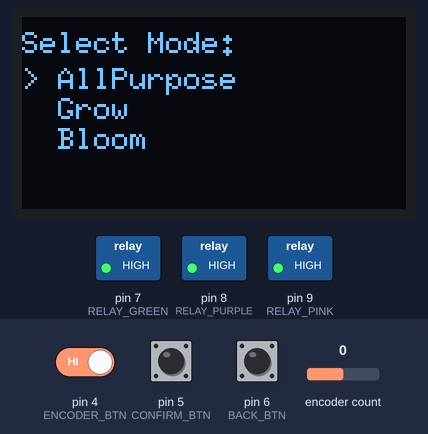
This sketch was run on a simulated Arduino Uno, built with avr-gcc and run on an emulated ATmega328P. On the bench: 128×64 one-colour display, switched loads named in the sketch (green lamp = pin HIGH). Inputs (shaded band) come from the test bench; at power-on: pin 4 (ENCODER_BTN) HIGH, pin 5 (CONFIRM_BTN) HIGH, pin 6 (BACK_BTN) HIGH, encoder count 0. What the sketch prints to the serial monitor is not drawn.

Above: at 1.5 s.
1.6 s: pin 4 (ENCODER_BTN) driven LOW
At 4.0 s:
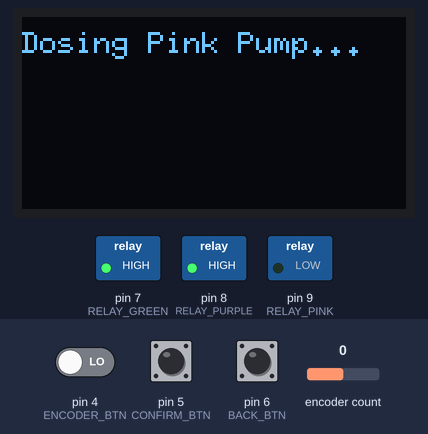
At 9.1 s:
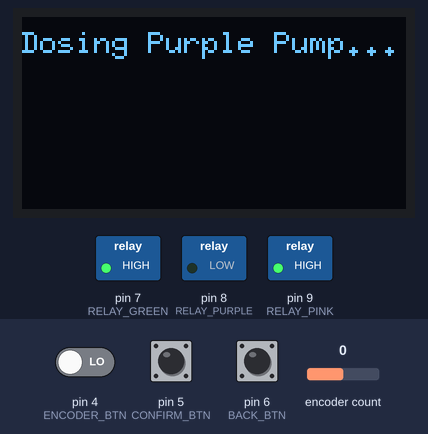
Timing chart, 0 to 18.6 s (numbered marks = the images above; inputs shaded):
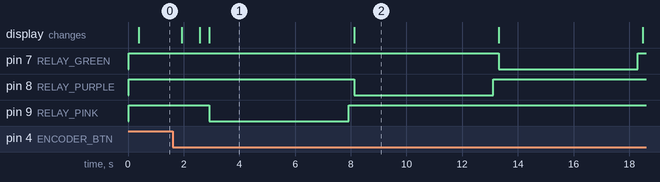

Measured:
- after the input at 1.6 s, pin 7 (RELAY_GREEN): HIGH → LOW after 11.7 s, → HIGH 5.0 s later; pin 8 (RELAY_PURPLE): HIGH → LOW after 6.5 s, → HIGH 5.0 s later; pin 9 (RELAY_PINK): HIGH → LOW after 1.3 s, → HIGH 5.0 s later; the display: first changes after 0.34 s (image 1 shows a later state)
- what the display in image 1 shows lasts 5.2 s, from 2.9 s to 8.1 s

The sketch:

PumpDoserThingy.ino
```cpp
#include <Wire.h>
#include <U8g2lib.h>
#include <Encoder.h>

// OLED I2C (SH1106)
U8G2_SH1106_128X64_NONAME_1_HW_I2C display(U8G2_R0, U8X8_PIN_NONE);

// Rotary encoder pins
Encoder encoder(2, 3);  // CLK = D2, DT = D3

#define ENCODER_BTN 4
#define CONFIRM_BTN 5
#define BACK_BTN 6

#define RELAY_PINK   9
#define RELAY_PURPLE 8
#define RELAY_GREEN  7

// Menu state
const char* modeItems[] = {"AllPurpose", "Grow", "Bloom"};
const int modeCount = sizeof(modeItems) / sizeof(modeItems[0]);
int modeIndex = 0;
int gallonAmount = 1;

enum ScreenState {
  MODE_SELECT,
  GALLON_SELECT,
  CONFIRM_SCREEN
};
ScreenState screenState = MODE_SELECT;

long lastEncoderPos = 0;

struct Dosing {
  int pink;
  int purple;
  int green;
};

Dosing dosingProfiles[] = {
  {5, 5, 5},    // AllPurpose
  {5, 10, 15},  // Grow
  {15, 10, 5}   // Bloom
};

void setup() {
  Serial.begin(115200);

  display.begin();
  display.setFont(u8g2_font_6x10_tr);

  pinMode(ENCODER_BTN, INPUT_PULLUP);
  pinMode(CONFIRM_BTN, INPUT_PULLUP);
  pinMode(BACK_BTN, INPUT_PULLUP);

  // Set relay pins HIGH before setting as OUTPUT to prevent brief LOW pulse
  digitalWrite(RELAY_PINK, HIGH);
  digitalWrite(RELAY_PURPLE, HIGH);
  digitalWrite(RELAY_GREEN, HIGH);

  pinMode(RELAY_PINK, OUTPUT);
  pinMode(RELAY_PURPLE, OUTPUT);
  pinMode(RELAY_GREEN, OUTPUT);

  encoder.write(0); // Reset position
  lastEncoderPos = 0;
  updateDisplay();
}

void loop() {
  long newPos = encoder.read() / 4;
  int delta = newPos - lastEncoderPos;

  if (delta != 0) {
    lastEncoderPos = newPos;

    if (screenState == MODE_SELECT) {
      modeIndex -= delta;
      if (modeIndex < 0) modeIndex = modeCount - 1;
      if (modeIndex >= modeCount) modeIndex = 0;

    } else if (screenState == GALLON_SELECT) {
      gallonAmount -= delta;
      if (gallonAmount < 1) gallonAmount = 100;
      if (gallonAmount > 100) gallonAmount = 1;
    }

    updateDisplay();
  }

  if (digitalRead(ENCODER_BTN) == LOW || digitalRead(CONFIRM_BTN) == LOW) {
    delay(150);

    if (screenState == MODE_SELECT) {
      screenState = GALLON_SELECT;
      encoder.write(0);
      lastEncoderPos = 0;
    }
    else if (screenState == GALLON_SELECT) {
      screenState = CONFIRM_SCREEN;
      encoder.write(0);
      lastEncoderPos = 0;
    }
    else if (screenState == CONFIRM_SCREEN) {
      Serial.println(">> DISPENSING STARTED <<");
      runDosing(modeIndex, gallonAmount);
    }
    updateDisplay();
  }

  if (digitalRead(BACK_BTN) == LOW) {
    delay(150);
    if (screenState == GALLON_SELECT) {
      screenState = MODE_SELECT;
    } else if (screenState == CONFIRM_SCREEN) {
      screenState = GALLON_SELECT;
    }
    encoder.write(0);
    lastEncoderPos = 0;
    updateDisplay();
  }

  delay(10);
}

void runDosing(int modeIndex, int gallons) {
  Dosing d = dosingProfiles[modeIndex];

  unsigned long pinkTime = d.pink * gallons * 1000UL;
  unsigned long purpleTime = d.purple * gallons * 1000UL;
  unsigned long greenTime = d.green * gallons * 1000UL;

  Serial.println("Starting dosing...");

  // Show pink pump status
  display.firstPage();
  do {
    display.setFont(u8g2_font_6x10_tr);
    display.drawStr(0, 12, "Dosing Pink Pump...");
  } while (display.nextPage());
  digitalWrite(RELAY_PINK, LOW);
  delay(pinkTime);
  digitalWrite(RELAY_PINK, HIGH);

  // Show purple pump status
  display.firstPage();
  do {
    display.setFont(u8g2_font_6x10_tr);
    display.drawStr(0, 12, "Dosing Purple Pump...");
  } while (display.nextPage());
  digitalWrite(RELAY_PURPLE, LOW);
  delay(purpleTime);
  digitalWrite(RELAY_PURPLE, HIGH);

  // Show green pump status
  display.firstPage();
  do {
    display.setFont(u8g2_font_6x10_tr);
    display.drawStr(0, 12, "Dosing Green Pump...");
  } while (display.nextPage());
  digitalWrite(RELAY_GREEN, LOW);
  delay(greenTime);
  digitalWrite(RELAY_GREEN, HIGH);

  Serial.println("Dosing complete.");

  // Display done message
  display.firstPage();
  do {
    display.setFont(u8g2_font_6x10_tr);
    display.drawStr(0, 12, "Dosing Complete.");
  } while (display.nextPage());
  delay(2000);

  screenState = MODE_SELECT;
  encoder.write(0);
  lastEncoderPos = 0;
  updateDisplay();
}

void updateDisplay() {
  display.firstPage();
  do {
    display.setFont(u8g2_font_6x10_tr);
    if (screenState == MODE_SELECT) {
      display.drawStr(0, 12, "Select Mode:");
      for (int i = 0; i < modeCount; i++) {
        char line[32];
        sprintf(line, "%c %s", (i == modeIndex ? '>' : ' '), modeItems[i]);
        display.drawStr(0, 24 + i * 10, line);
      }

    } else if (screenState == GALLON_SELECT) {
      display.drawStr(0, 12, "How many gallons?");
      char g[10];
      sprintf(g, "%d", gallonAmount);
      display.drawStr(30, 32, g);

    } else if (screenState == CONFIRM_SCREEN) {
      char line1[32], line2[32];
      sprintf(line1, "Mode: %s", modeItems[modeIndex]);
      sprintf(line2, "Gallons: %d", gallonAmount);
      display.drawStr(0, 12, "Confirm:");
      display.drawStr(0, 24, line1);
      display.drawStr(0, 36, line2);
      display.drawStr(0, 54, "Press confirm to run");
    }
  } while (display.nextPage());
}
```
